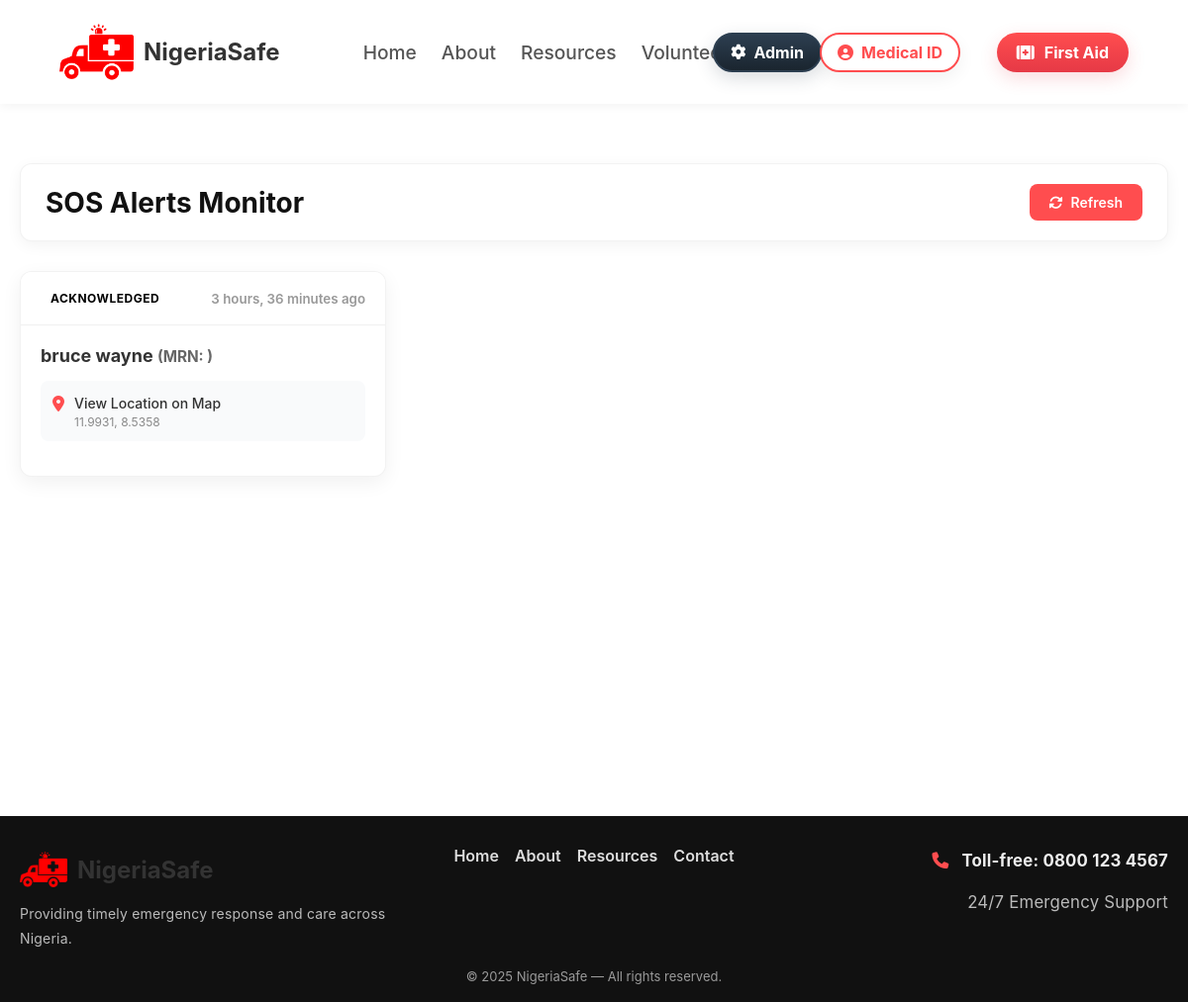
Screenshot of /sos-monitor/ (signed in) with the database file from the repository.
### base/models.py (models this page shows, shortened)
class SOSAlert(models.Model):
    STATUS_PENDING = 'pending'
    STATUS_ACK = 'acknowledged'
    STATUS_RESOLVED = 'resolved'
    STATUS_CHOICES = [
        (STATUS_PENDING, 'Pending'),
        (STATUS_ACK, 'Acknowledged'),
        (STATUS_RESOLVED, 'Resolved'),
    ]
    patient = models.ForeignKey(
        Patient,
        on_delete=models.SET_NULL,
        null=True,
        blank=True,
        related_name='sos_alerts'
    )
    latitude = models.DecimalField(max_digits=10, decimal_places=6)
    longitude = models.DecimalField(max_digits=10, decimal_places=6)
    message = models.TextField(null=True, blank=True)
    phone = models.CharField(max_length=30, null=True, blank=True)
    status = models.CharField(max_length=20, choices=STATUS_CHOICES, default=STATUS_PENDING)
    created_at = models.DateTimeField(auto_now_add=True)
    class Meta:
        ordering = ['-created_at']

class Patient(models.Model):
    user = models.OneToOneField(
        settings.AUTH_USER_MODEL,
        on_delete=models.CASCADE,
        null=True,
        blank=True,
        related_name='patient_profile'
    )
    full_name = models.CharField(max_length=100, null=True, blank=True)
    date_of_birth = models.DateField()
    BLOOD_TYPE_CHOICES = [
        ('A+', 'A+'),
        ('A-', 'A-'),
        ('B+', 'B+'),
        ('B-', 'B-'),
        ('AB+', 'AB+'),
        ('AB-', 'AB-'),
        ('O+', 'O+'),
        ('O-', 'O-'),
    ]
    blood_type = models.CharField(max_length=3, choices=BLOOD_TYPE_CHOICES, null=True, blank=True)
    weight = models.FloatField()
    height = models.FloatField()
    medical_conditions = models.TextField(null=True, blank=True)
    allergies = models.TextField(null=True, blank=True)
    medications = models.TextField(null=True, blank=True)
    address = models.CharField(max_length=255)
    phone_number = models.CharField(max_length=15)
    emergency_contact_name = models.CharField(max_length=60)
    emergency_contact_phone = models.CharField(max_length=15)
    emergency_contact_email = models.EmailField(null=True, blank=True)
    emergency_contact_relationship = models.CharField(max_length=30)
    updated_at = models.DateTimeField(auto_now=True)
    created_at = models.DateTimeField(auto_now_add=True)
    medical_record_number = models.CharField(max_length=20, unique=True, default=generate_medical_record_number, editable=False)

### base/views.py (the view)
# urls.py: path('sos-monitor/', views.sos_monitor, name='sos_monitor'),
@staff_member_required
def sos_monitor(request):
    alerts = SOSAlert.objects.all()[:200]
    return render(request, 'base/sos_monitor.html', {'alerts': alerts})

### base/templates/base/sos_monitor.html (shortened to what this page needs)
{% extends "base/base.html" %}
{% load static %}
{% block content %}
<div class="monitor-container">
  <div class="monitor-header">
    <h1>SOS Alerts Monitor</h1>
    <div class="monitor-controls">
      <a href="." class="monitor-btn monitor-btn-primary">
        <i class="fas fa-sync-alt"></i> Refresh
      </a>
    </div>
  </div>
  <div class="alerts-grid">
    {% for a in alerts %}
    <div class="alert-card">
      <div class="alert-card-header">
        <span class="alert-status {% if a.status == 'pending' %}status-critical{% endif %}">
          {{ a.get_status_display }}
        </span>
        <small style="color: #999; font-weight: 600;">{{ a.created_at|timesince }} ago</small>
      </div>
      <div class="alert-card-body">
        <h3 style="font-size: 18px; margin-bottom: 15px; color: #333;">
          {% if a.patient %}{{ a.patient.full_name }} <span style="font-size: 0.85em; color: #666;">(MRN: {{ a.patient.medical_record_numberer }})</span>{% else %}Anonymous User{% endif %}
        </h3>
        <div class="alert-location">
          <i class="fas fa-map-marker-alt"></i>
          <div style="flex: 1;">
            <a href="https://www.google.com/maps/search/?api=1&query={{ a.latitude }},{{ a.longitude }}" target="_blank" style="color: #333; text-decoration: none; font-weight: 500; font-size: 14px;">
              View Location on Map
            </a>
            <div style="font-size: 12px; color: #888; margin-top: 2px;">
              {{ a.latitude|floatformat:4 }}, {{ a.longitude|floatformat:4 }}
            </div>
          </div>
        </div>
      </div>
    </div>
    {% empty %}
    <div style="grid-column: 1 / -1; text-align: center; padding: 60px; color: #888;">
      <i class="fas fa-check-circle" style="font-size: 48px; color: #eee; margin-bottom: 20px;"></i>
      <p>No active alerts found.</p>
    </div>
    {% endfor %}
  </div>
</div>
{% endblock %}

### static/styles/styles.css (style rules this page uses)
* { margin: 0; padding: 0; font-family: -apple-system, BlinkMacSystemFont, "Segoe UI", "Roboto", "Oxygen", "Ubuntu", "Cantarell", "Fira Sans", "Droid Sans", "Helvetica Neue", sans-serif; }
.monitor-container { max-width: 1200px; margin: 40px auto; padding: 20px; min-height: calc(100vh - 200px); }
.monitor-header { display: flex; justify-content: space-between; align-items: center; margin-bottom: 30px; background: #fff; padding: 20px 25px; border-radius: 12px; box-shadow: 0 4px 15px rgba(0, 0, 0, 0.05); border: 1px solid rgba(0, 0, 0, 0.05); }
.monitor-header h1 { font-size: 28px; color: #111; margin: 0; }
.monitor-controls { display: flex; gap: 15px; }
.monitor-btn { padding: 10px 20px; border-radius: 8px; border: none; font-weight: 600; cursor: pointer; transition: all 0.3s ease; text-decoration: none; display: inline-flex; align-items: center; gap: 8px; font-size: 14px; }
.monitor-btn-primary { background: #ff4d4f; color: white; }
.alerts-grid { display: grid; grid-template-columns: repeat(auto-fill, minmax(340px, 1fr)); gap: 25px; }
.alert-card { background: #fff; border-radius: 12px; overflow: hidden; box-shadow: 0 6px 20px rgba(0, 0, 0, 0.06); border: 1px solid rgba(0, 0, 0, 0.05); transition: transform 0.2s ease, box-shadow 0.2s ease; display: flex; flex-direction: column; }
.alert-card-header { padding: 15px 20px; background: #fff; border-bottom: 1px solid #f0f0f0; display: flex; justify-content: space-between; align-items: center; }
.alert-status { font-size: 12px; font-weight: 700; text-transform: uppercase; padding: 4px 10px; border-radius: 20px; letter-spacing: 0.5px; }
.alert-card-body { padding: 20px; flex: 1; }
.alert-location { background: #f9fafb; padding: 12px; border-radius: 8px; margin-bottom: 15px; display: flex; gap: 10px; align-items: flex-start; }
.alert-location i { color: #ff4d4f; margin-top: 3px; }

### rows the page displays
SOSAlert: status "ACKNOWLEDGED", created_at "3 hours, 36 minutes", patient.full_name "bruce wayne", latitude "11.9931", longitude "8.5358"
